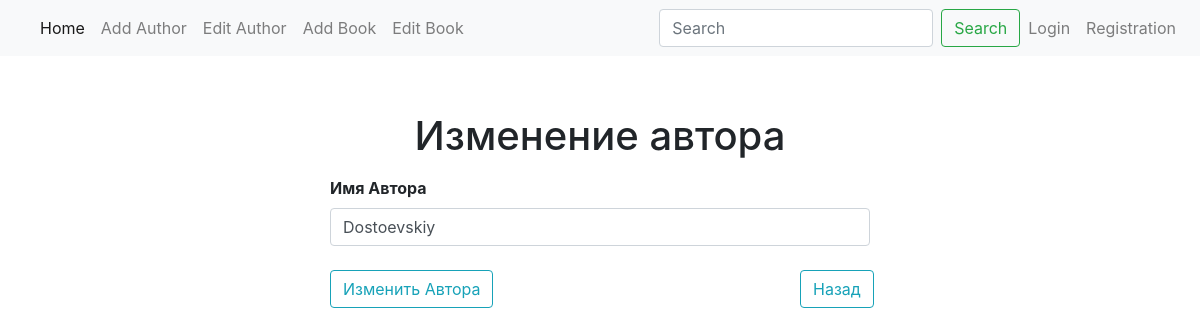
/updateauthor/1, run on an earlier commit of the app's database.
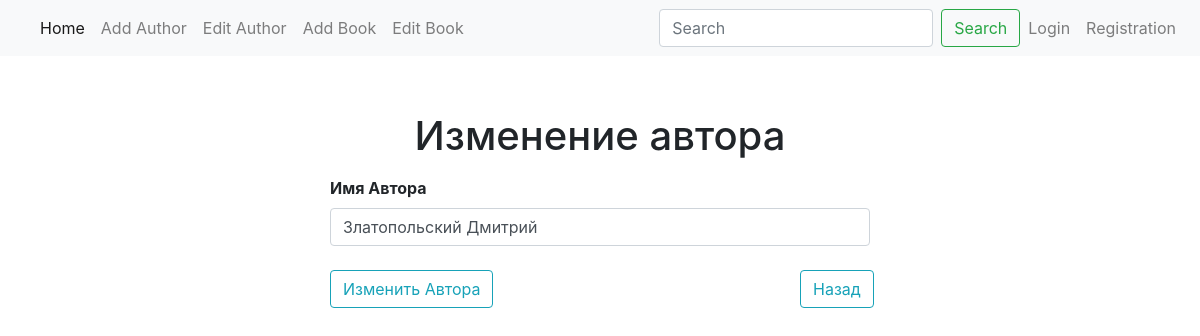
And on a later commit of the database.
### app/models.py (models this page shows, shortened)
class Author(db.Model):
    id = db.Column(db.Integer, primary_key=True)
    first_name = db.Column(db.String(250), unique=True, nullable=False)

### app/authors/views.py (the view)
@app.route("/updateauthor/<int:id>", methods=["POST", "GET"])
def update_author(id):
    print("hello")
    author = Author.query.get_or_404(id)
    if request.method == 'POST':
        form = AddAuthor(formdata=request.form, obj=author)
        form.populate_obj(author)
        db.session.commit()
        flash(f'Вы успешно изменили книгу', 'success')
        return redirect(url_for("author"))
    form = AddAuthor(obj=author)
    return render_template("edit_book_and_author.html", form=form, author=author)

### app/authors/forms.py (shortened to what this page needs)
class AddAuthor(Form):
    first_name = StringField("Имя Автора", [validators.DataRequired()])

### app/templates/edit_book_and_author.html (shortened to what this page needs)
{% extends "base.html" %}
{% block content %}
<div class="container">
    <div class="row">
        <div class="col-md-3"></div>
        <div class="col-md-6">
            {% if books %}
                {% from "_formhelpers.html" import render_field %}
            {% else %}
                <h1 class="text-center p-2 mt-5">Изменение автора</h1>
                {% from "_formhelpers.html" import render_field %}
                <form action="{{ url_for('update_author', id=author.id) }}" method='POST'>
                    {{ render_field(form.first_name, class="form-control") }}
                    <input type="submit" value="Изменить Автора"  class="btn btn-outline-info mt-3" >
                </form>
                <a href="#" class="btn btn-outline-info" style="margin-top: -65px; margin-left: 470px; ">Назад</a>
            {% endif %}
{% endblock %}

### app/templates/_formhelpers.html (shortened to what this page needs)
{% macro render_field(field) %}
  <dt>{{ field.label }}
  <dd>{{ field(**kwargs)|safe }}
  </dd>
{% endmacro %}

What changed in the data, as far as the page shows it:
changed Author: first_name "Dostoevskiy" → "Златопольский Дмитрий"
